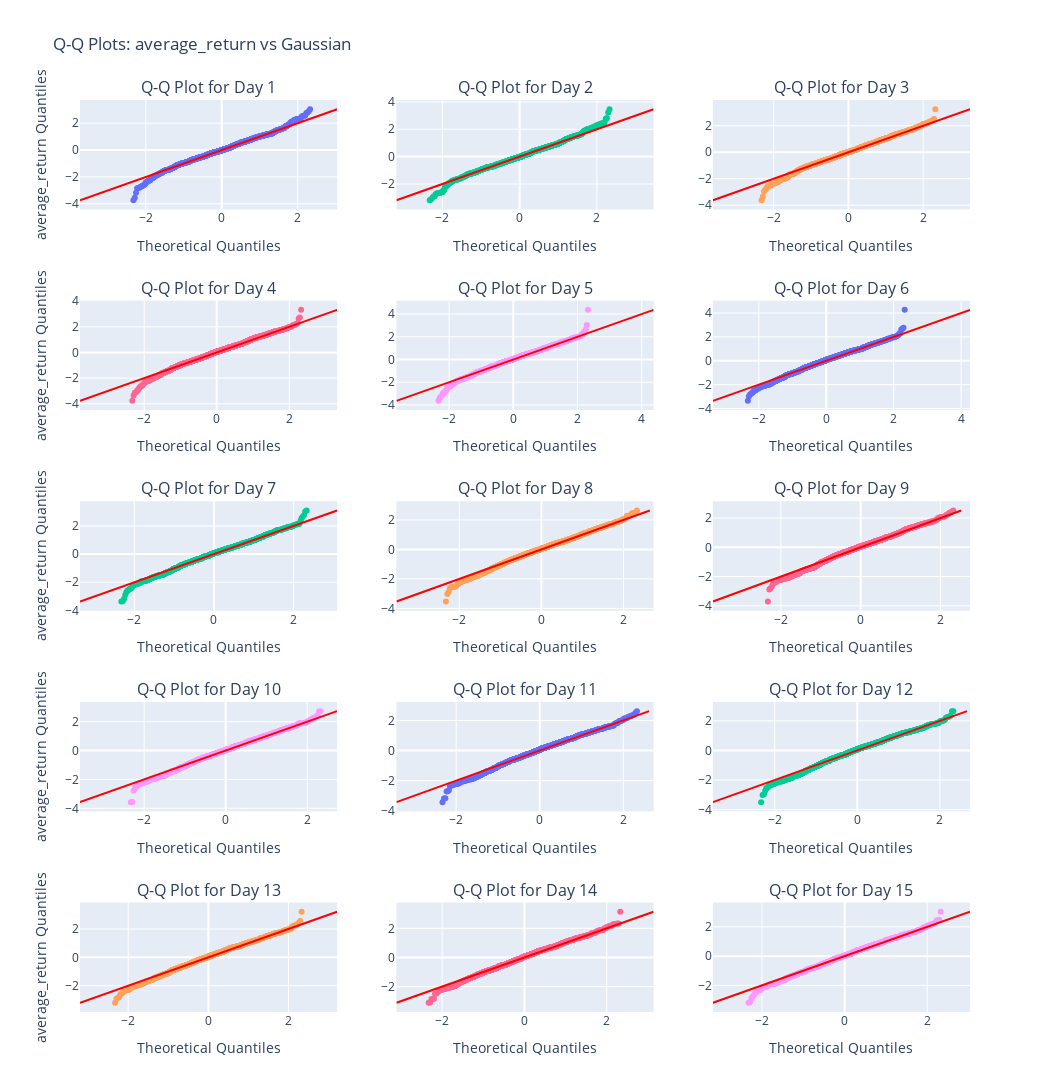

Write notebook code for a chart like this one.
### Code cell
# Q-Q plots for the metric distributions for each day
metric_name = 'average_return'
comparison_data = 'gaussian'
data = basecase_metrics[metric_name]
num_days = len(data)
num_rows = (num_days + num_cols - 1) // num_cols

fig = make_subplots(rows=num_rows, cols=num_cols,
                    subplot_titles=[f"Q-Q Plot for Day {day}" for day in data.keys()],
                    vertical_spacing=0.1)

for idx, (day, metric_data) in enumerate(data.items()):
    row = idx // num_cols + 1
    col = idx % num_cols + 1
    
    metric_data = np.sort(metric_data)
    std_dev = np.std(metric_data)
    if std_dev != 0:
        metric_data = (metric_data - np.mean(metric_data)) / std_dev
    else:
        print(f"Warning: Standard deviation is 0 for Day {day}. Skipping standardization.")
    metric_data = (metric_data - np.mean(metric_data)) / np.std(metric_data)
    
    if comparison_data == 'gaussian':
        # Compare with Gaussian distribution
        theoretical_quantiles = stats.norm.ppf(np.linspace(0.01, 0.99, len(metric_data)))
        comparison_label = "Theoretical Quantiles"
    else:
        # Compare with another dataset
        if metric_name not in comparison_data:
            raise ValueError(f"Metric '{metric_name}' not found in the comparison data.")
        comparison_metric_data = np.sort(comparison_data[metric_name][day])
        theoretical_quantiles = np.interp(np.linspace(0, 1, len(metric_data)), 
                                            np.linspace(0, 1, len(comparison_metric_data)), 
                                            comparison_metric_data)
        comparison_label = "Comparison Quantiles"
    
    # Add scatter plot
    fig.add_trace(go.Scatter(x=theoretical_quantiles, y=metric_data, mode='markers',
                                name='', showlegend=False),
                    row=row, col=col)
    
    # Add diagonal line
    min_val = min(min(theoretical_quantiles), min(metric_data))
    max_val = max(max(theoretical_quantiles), max(metric_data))
    fig.add_trace(go.Scatter(x=[min_val, max_val], y=[min_val, max_val], mode='lines',
                                name='y=x', line=dict(color='red'), showlegend=False),
                    row=row, col=col)
    
    # Update axes labels
    fig.update_xaxes(title_text=comparison_label, row=row, col=col)
    if col == 1:
        fig.update_yaxes(title_text=f"{metric_name} Quantiles", row=row, col=col)
    else:
        fig.update_yaxes(title_text=None, row=row, col=col)

fig.update_layout(height=300*num_rows, width=350*num_cols,
                    title_text=f"Q-Q Plots: {metric_name} vs {'Gaussian' if comparison_data == 'gaussian' else 'Comparison Data'}")
fig.show()

### Figure 1 — Plotly figure (JSON) as saved in the notebook; plotly's stock layout.template omitted (floating-point values rounded to 4 significant figures; data arrays with more than 128 entries replaced by an {"elided": "..."} marker saying what was removed)
{"data": [{"mode": "markers", "name": "", "showlegend": false, "type": "scatter", "x": {"elided": "1000 float values"}, "xaxis": "x", "y": {"elided": "1000 float values"}, "yaxis": "y"}, {"line": {"color": "red"}, "mode": "lines", "name": "y=x", "showlegend": false, "type": "scatter", "x": [-3.733, 3.039], "xaxis": "x", "y": [-3.733, 3.039], "yaxis": "y"}, {"mode": "markers", "name": "", "showlegend": false, "type": "scatter", "x": {"elided": "1000 float values"}, "xaxis": "x2", "y": {"elided": "1000 float values"}, "yaxis": "y2"}, {"line": {"color": "red"}, "mode": "lines", "name": "y=x", "showlegend": false, "type": "scatter", "x": [-3.187, 3.465], "xaxis": "x2", "y": [-3.187, 3.465], "yaxis": "y2"}, {"mode": "markers", "name": "", "showlegend": false, "type": "scatter", "x": {"elided": "1000 float values"}, "xaxis": "x3", "y": {"elided": "1000 float values"}, "yaxis": "y3"}, {"line": {"color": "red"}, "mode": "lines", "name": "y=x", "showlegend": false, "type": "scatter", "x": [-3.629, 3.254], "xaxis": "x3", "y": [-3.629, 3.254], "yaxis": "y3"}, {"mode": "markers", "name": "", "showlegend": false, "type": "scatter", "x": {"elided": "1000 float values"}, "xaxis": "x4", "y": {"elided": "1000 float values"}, "yaxis": "y4"}, {"line": {"color": "red"}, "mode": "lines", "name": "y=x", "showlegend": false, "type": "scatter", "x": [-3.769, 3.319], "xaxis": "x4", "y": [-3.769, 3.319], "yaxis": "y4"}, {"mode": "markers", "name": "", "showlegend": false, "type": "scatter", "x": {"elided": "1000 float values"}, "xaxis": "x5", "y": {"elided": "1000 float values"}, "yaxis": "y5"}, {"line": {"color": "red"}, "mode": "lines", "name": "y=x", "showlegend": false, "type": "scatter", "x": [-3.639, 4.369], "xaxis": "x5", "y": [-3.639, 4.369], "yaxis": "y5"}, {"mode": "markers", "name": "", "showlegend": false, "type": "scatter", "x": {"elided": "1000 float values"}, "xaxis": "x6", "y": {"elided": "1000 float values"}, "yaxis": "y6"}, {"line": {"color": "red"}, "mode": "lines", "name": "y=x", "showlegend": false, "type": "scatter", "x": [-3.363, 4.264], "xaxis": "x6", "y": [-3.363, 4.264], "yaxis": "y6"}, {"mode": "markers", "name": "", "showlegend": false, "type": "scatter", "x": {"elided": "1000 float values"}, "xaxis": "x7", "y": {"elided": "1000 float values"}, "yaxis": "y7"}, {"line": {"color": "red"}, "mode": "lines", "name": "y=x", "showlegend": false, "type": "scatter", "x": [-3.365, 3.092], "xaxis": "x7", "y": [-3.365, 3.092], "yaxis": "y7"}, {"mode": "markers", "name": "", "showlegend": false, "type": "scatter", "x": {"elided": "1000 float values"}, "xaxis": "x8", "y": {"elided": "1000 float values"}, "yaxis": "y8"}, {"line": {"color": "red"}, "mode": "lines", "name": "y=x", "showlegend": false, "type": "scatter", "x": [-3.53, 2.639], "xaxis": "x8", "y": [-3.53, 2.639], "yaxis": "y8"}, {"mode": "markers", "name": "", "showlegend": false, "type": "scatter", "x": {"elided": "1000 float values"}, "xaxis": "x9", "y": {"elided": "1000 float values"}, "yaxis": "y9"}, {"line": {"color": "red"}, "mode": "lines", "name": "y=x", "showlegend": false, "type": "scatter", "x": [-3.706, 2.521], "xaxis": "x9", "y": [-3.706, 2.521], "yaxis": "y9"}, {"mode": "markers", "name": "", "showlegend": false, "type": "scatter", "x": {"elided": "1000 float values"}, "xaxis": "x10", "y": {"elided": "1000 float values"}, "yaxis": "y10"}, {"line": {"color": "red"}, "mode": "lines", "name": "y=x", "showlegend": false, "type": "scatter", "x": [-3.573, 2.732], "xaxis": "x10", "y": [-3.573, 2.732], "yaxis": "y10"}, {"mode": "markers", "name": "", "showlegend": false, "type": "scatter", "x": {"elided": "1000 float values"}, "xaxis": "x11", "y": {"elided": "1000 float values"}, "yaxis": "y11"}, {"line": {"color": "red"}, "mode": "lines", "name": "y=x", "showlegend": false, "type": "scatter", "x": [-3.429, 2.618], "xaxis": "x11", "y": [-3.429, 2.618], "yaxis": "y11"}, {"mode": "markers", "name": "", "showlegend": false, "type": "scatter", "x": {"elided": "1000 float values"}, "xaxis": "x12", "y": {"elided": "1000 float values"}, "yaxis": "y12"}, {"line": {"color": "red"}, "mode": "lines", "name": "y=x", "showlegend": false, "type": "scatter", "x": [-3.494, 2.657], "xaxis": "x12", "y": [-3.494, 2.657], "yaxis": "y12"}, {"mode": "markers", "name": "", "showlegend": false, "type": "scatter", "x": {"elided": "1000 float values"}, "xaxis": "x13", "y": {"elided": "1000 float values"}, "yaxis": "y13"}, {"line": {"color": "red"}, "mode": "lines", "name": "y=x", "showlegend": false, "type": "scatter", "x": [-3.202, 3.212], "xaxis": "x13", "y": [-3.202, 3.212], "yaxis": "y13"}, {"mode": "markers", "name": "", "showlegend": false, "type": "scatter", "x": {"elided": "1000 float values"}, "xaxis": "x14", "y": {"elided": "1000 float values"}, "yaxis": "y14"}, {"line": {"color": "red"}, "mode": "lines", "name": "y=x", "showlegend": false, "type": "scatter", "x": [-3.11, 3.136], "xaxis": "x14", "y": [-3.11, 3.136], "yaxis": "y14"}, {"mode": "markers", "name": "", "showlegend": false, "type": "scatter", "x": {"elided": "1000 float values"}, "xaxis": "x15", "y": {"elided": "1000 float values"}, "yaxis": "y15"}, {"line": {"color": "red"}, "mode": "lines", "name": "y=x", "showlegend": false, "type": "scatter", "x": [-3.189, 3.035], "xaxis": "x15", "y": [-3.189, 3.035], "yaxis": "y15"}], "layout": {"annotations": [{"font": {"size": 16}, "showarrow": false, "text": "Q-Q Plot for Day 1", "x": 0.1444, "xanchor": "center", "xref": "paper", "y": 1, "yanchor": "bottom", "yref": "paper"}, {"font": {"size": 16}, "showarrow": false, "text": "Q-Q Plot for Day 2", "x": 0.5, "xanchor": "center", "xref": "paper", "y": 1, "yanchor": "bottom", "yref": "paper"}, {"font": {"size": 16}, "showarrow": false, "text": "Q-Q Plot for Day 3", "x": 0.8556, "xanchor": "center", "xref": "paper", "y": 1, "yanchor": "bottom", "yref": "paper"}, {"font": {"size": 16}, "showarrow": false, "text": "Q-Q Plot for Day 4", "x": 0.1444, "xanchor": "center", "xref": "paper", "y": 0.78, "yanchor": "bottom", "yref": "paper"}, {"font": {"size": 16}, "showarrow": false, "text": "Q-Q Plot for Day 5", "x": 0.5, "xanchor": "center", "xref": "paper", "y": 0.78, "yanchor": "bottom", "yref": "paper"}, {"font": {"size": 16}, "showarrow": false, "text": "Q-Q Plot for Day 6", "x": 0.8556, "xanchor": "center", "xref": "paper", "y": 0.78, "yanchor": "bottom", "yref": "paper"}, {"font": {"size": 16}, "showarrow": false, "text": "Q-Q Plot for Day 7", "x": 0.1444, "xanchor": "center", "xref": "paper", "y": 0.56, "yanchor": "bottom", "yref": "paper"}, {"font": {"size": 16}, "showarrow": false, "text": "Q-Q Plot for Day 8", "x": 0.5, "xanchor": "center", "xref": "paper", "y": 0.56, "yanchor": "bottom", "yref": "paper"}, {"font": {"size": 16}, "showarrow": false, "text": "Q-Q Plot for Day 9", "x": 0.8556, "xanchor": "center", "xref": "paper", "y": 0.56, "yanchor": "bottom", "yref": "paper"}, {"font": {"size": 16}, "showarrow": false, "text": "Q-Q Plot for Day 10", "x": 0.1444, "xanchor": "center", "xref": "paper", "y": 0.34, "yanchor": "bottom", "yref": "paper"}, {"font": {"size": 16}, "showarrow": false, "text": "Q-Q Plot for Day 11", "x": 0.5, "xanchor": "center", "xref": "paper", "y": 0.34, "yanchor": "bottom", "yref": "paper"}, {"font": {"size": 16}, "showarrow": false, "text": "Q-Q Plot for Day 12", "x": 0.8556, "xanchor": "center", "xref": "paper", "y": 0.34, "yanchor": "bottom", "yref": "paper"}, {"font": {"size": 16}, "showarrow": false, "text": "Q-Q Plot for Day 13", "x": 0.1444, "xanchor": "center", "xref": "paper", "y": 0.12, "yanchor": "bottom", "yref": "paper"}, {"font": {"size": 16}, "showarrow": false, "text": "Q-Q Plot for Day 14", "x": 0.5, "xanchor": "center", "xref": "paper", "y": 0.12, "yanchor": "bottom", "yref": "paper"}, {"font": {"size": 16}, "showarrow": false, "text": "Q-Q Plot for Day 15", "x": 0.8556, "xanchor": "center", "xref": "paper", "y": 0.12, "yanchor": "bottom", "yref": "paper"}], "height": 1500, "title": {"text": "Q-Q Plots: average_return vs Gaussian"}, "width": 1050, "xaxis": {"anchor": "y", "domain": [0, 0.2889], "title": {"text": "Theoretical Quantiles"}}, "xaxis10": {"anchor": "y10", "domain": [0, 0.2889], "title": {"text": "Theoretical Quantiles"}}, "xaxis11": {"anchor": "y11", "domain": [0.3556, 0.6444], "title": {"text": "Theoretical Quantiles"}}, "xaxis12": {"anchor": "y12", "domain": [0.7111, 1], "title": {"text": "Theoretical Quantiles"}}, "xaxis13": {"anchor": "y13", "domain": [0, 0.2889], "title": {"text": "Theoretical Quantiles"}}, "xaxis14": {"anchor": "y14", "domain": [0.3556, 0.6444], "title": {"text": "Theoretical Quantiles"}}, "xaxis15": {"anchor": "y15", "domain": [0.7111, 1], "title": {"text": "Theoretical Quantiles"}}, "xaxis2": {"anchor": "y2", "domain": [0.3556, 0.6444], "title": {"text": "Theoretical Quantiles"}}, "xaxis3": {"anchor": "y3", "domain": [0.7111, 1], "title": {"text": "Theoretical Quantiles"}}, "xaxis4": {"anchor": "y4", "domain": [0, 0.2889], "title": {"text": "Theoretical Quantiles"}}, "xaxis5": {"anchor": "y5", "domain": [0.3556, 0.6444], "title": {"text": "Theoretical Quantiles"}}, "xaxis6": {"anchor": "y6", "domain": [0.7111, 1], "title": {"text": "Theoretical Quantiles"}}, "xaxis7": {"anchor": "y7", "domain": [0, 0.2889], "title": {"text": "Theoretical Quantiles"}}, "xaxis8": {"anchor": "y8", "domain": [0.3556, 0.6444], "title": {"text": "Theoretical Quantiles"}}, "xaxis9": {"anchor": "y9", "domain": [0.7111, 1], "title": {"text": "Theoretical Quantiles"}}, "yaxis": {"anchor": "x", "domain": [0.88, 1], "title": {"text": "average_return Quantiles"}}, "yaxis10": {"anchor": "x10", "domain": [0.22, 0.34], "title": {"text": "average_return Quantiles"}}, "yaxis11": {"anchor": "x11", "domain": [0.22, 0.34]}, "yaxis12": {"anchor": "x12", "domain": [0.22, 0.34]}, "yaxis13": {"anchor": "x13", "domain": [0, 0.12], "title": {"text": "average_return Quantiles"}}, "yaxis14": {"anchor": "x14", "domain": [0, 0.12]}, "yaxis15": {"anchor": "x15", "domain": [0, 0.12]}, "yaxis2": {"anchor": "x2", "domain": [0.88, 1]}, "yaxis3": {"anchor": "x3", "domain": [0.88, 1]}, "yaxis4": {"anchor": "x4", "domain": [0.66, 0.78], "title": {"text": "average_return Quantiles"}}, "yaxis5": {"anchor": "x5", "domain": [0.66, 0.78]}, "yaxis6": {"anchor": "x6", "domain": [0.66, 0.78]}, "yaxis7": {"anchor": "x7", "domain": [0.44, 0.56], "title": {"text": "average_return Quantiles"}}, "yaxis8": {"anchor": "x8", "domain": [0.44, 0.56]}, "yaxis9": {"anchor": "x9", "domain": [0.44, 0.56]}}}
